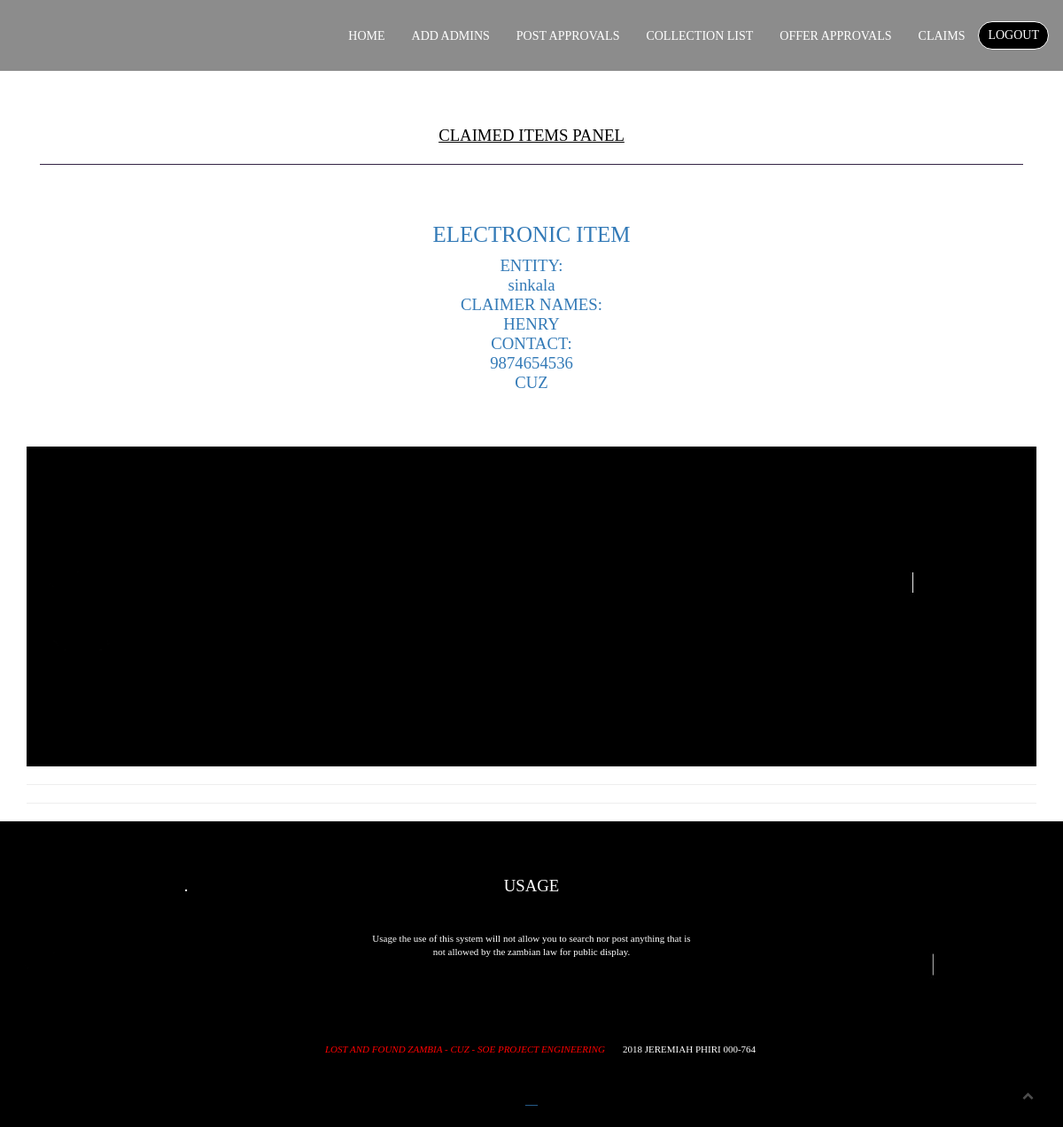
Page /admins/claimed.php (signed in) on the committed database.
### tables this page shows
CREATE TABLE `generalitems` (
  `ID` int(233) NOT NULL,
  `category` varchar(200) NOT NULL,
  `entity` varchar(90) NOT NULL,
  `feature` varchar(200) NOT NULL,
  `body` varchar(8000) NOT NULL,
  `itemtype` varchar(255) DEFAULT NULL,
  `album` varchar(1000) NOT NULL,
  `image` varchar(255) NOT NULL,
  `year` varchar(255) NOT NULL,
  `audio` int(255) NOT NULL,
  `comment` int(100) NOT NULL,
  `uploader` varchar(255) NOT NULL,
  `claims` varchar(25) NOT NULL,
  `claimer` varchar(255) NOT NULL,
  `claimercontacts` varchar(255) NOT NULL,
  `collected` int(4) NOT NULL,
  `giver` varchar(250) NOT NULL,
  `givercontacts` varchar(255) NOT NULL,
  `itemlocation` varchar(10000) NOT NULL
);

### admins/claimed.php (the view, shortened to what this page needs)
<center>
<?php
include("head.php");
include ("header.php");
?>
<div id="contribute">
 <section id="abouts" class="abouts">
            <div class="container">
                <div class="row">
                    <div class="abouts_content">
                        <div class="col-md-12 col-lg-12 col-xs-12">
                          <div class="col-md-12   col-lg-12">
                            <div class="single_widget ">
                                <h3><u><center>CLAIMED ITEMS PANEL</center></u></h3>
                                <h5> <div class="single_widget_form text-left">
								<?PHP
							   $command="SELECT * FROM generalitems WHERE category='aproved'  AND claims='yes'";
							   $execute=mysqli_query($connection,$command);
								while($fetch=mysqli_fetch_array($execute))
								{   $id=$fetch['ID'];
								   echo "<hr class='ruleradmin'>",
								                        "<center>",
														"<strong> <H2>",
											           "<a href='collectt.php?ID={$fetch['ID']}'>"
													  . $fetch['itemtype'],
													  " ","</H2> ",
													  "</strong>",
													   "<h4>",
													  	" ENTITY:<br />",
													    $fetch['entity'],
														"<br />CLAIMER NAMES: <br /> ",
														  $fetch['claimer'],
														  "<br />CONTACT:<br />",
														    $fetch['claimercontacts'],
														  	"<br />",
														 " ",
														$fetch['body'],
													        "</a>",
															"<br />";
								}
								?>
                                </div>
                            </div>
                        </div>
<img src="assets/images/footerbg.jpg" alt="artist photo"  />
<hr />
<hr />
                            </div>
                        </div>
                    </div>
                </div>
				</section>
				</div>
	  <?php
	  include("footer.php");?>

### assets/css/style.css (style rules this page uses)
html, body { background-color: #0000;musa font-size: 15px; color: #565656; width: 100%; padding: 0; margin-left: 0; margin-right: 0; font-family: 'Times New Roman', Times, serif; font-weight: 300; }
img { -moz-user-select: none; -webkit-user-select: none; -ms-user-select: none; user-select: none; -webkit-user-drag: none; user-drag: none; }
a, a:hover, a:active, a:focus { text-decoration: none; outline: none; }
a, button, a span { -webkit-transition: 0.2s ease-in-out; -o-transition: 0.2s ease-in-out; transition: 0.2s ease-in-out; }
*, *:before, *:after { -webkit-box-sizing: border-box; -moz-box-sizing: border-box; box-sizing: border-box; }
img { max-width: 100%; }
h1, h2, h3 { font-family: 'Times New Roman', Times, serif; font-weight: 300; margin: 0; }
h4, h5 { font-weight: 300; margin: 0; line-height: 2rem; font-family: 'Times New Roman', Times, serif; }
h2 { font-size: 2.5rem; line-height: 3rem; margin-bottom: .9rem; text-transform:uppercase; color:#3879D9; }
h3 { font-weight: 300; margin-bottom: .9rem; font-size: 2.375rem; line-height: 2.5rem; }
h4 { font-size:1.875rem; line-height: 2.2rem; margin-bottom: 1.1rem; font-family: 'Times New Roman', Times, serif; }
h5 { font-size: 1.3rem; margin-bottom: 1rem; }
section { margin:0; }
.abouts { background-color:white; color:black; background-size: cover; width: 100%; overflow: hidden; }
.abouts_content { padding-top:80px; display:inline-block; }
.single_widget { padding-bottom: 50px; padding-top:60px; }
.single_widget h3 { font-size:1.875rem; font-family:'Times New Roman', Times, serif; }
.ruleradmin { background-color:#fff; padding:2%; border-color:#342344; }

### rows in the picture
generalitems: itemtype "ELECTRONIC ITEM", entity "sinkala", claimer "HENRY", claimercontacts "9874654536", body "CUZ"
